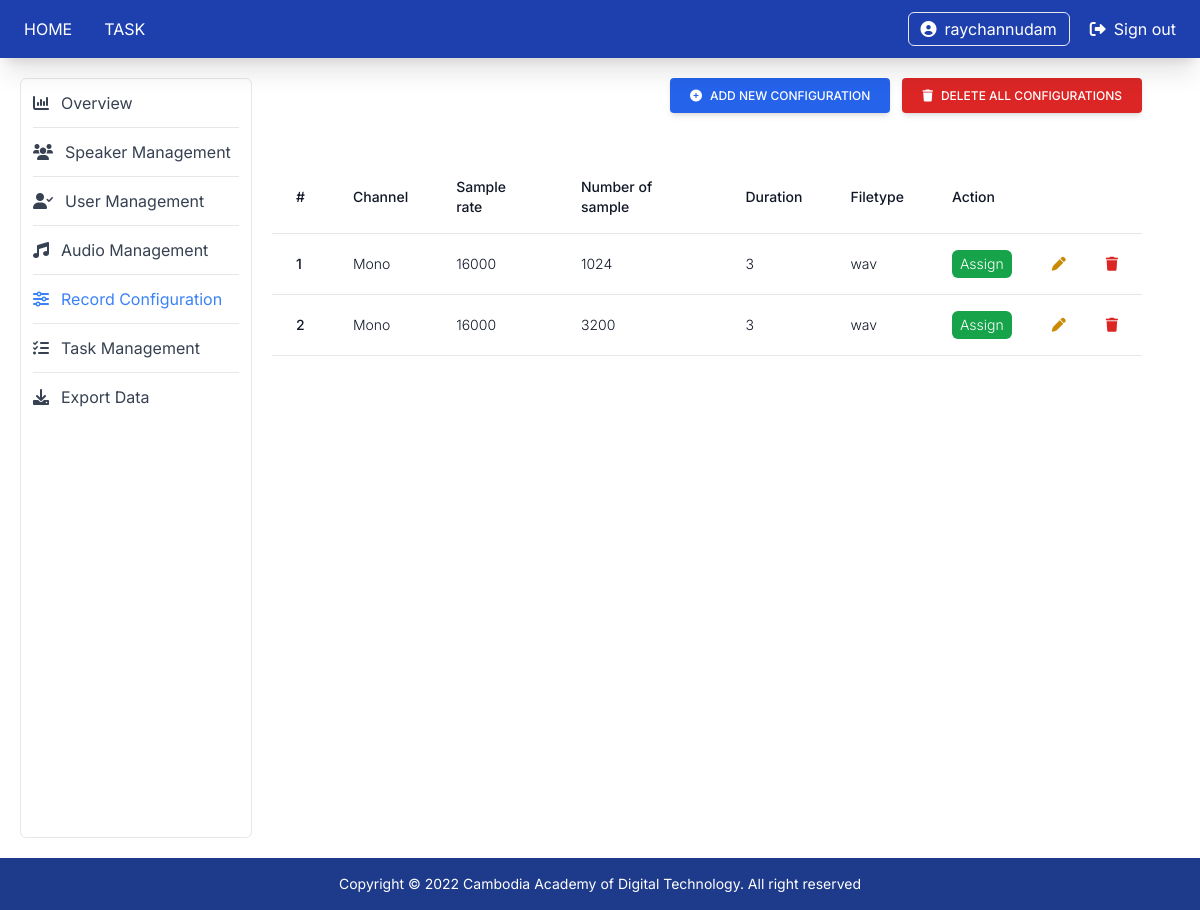
The page /dashboard/record-configuration (signed in) on the database as committed earlier.
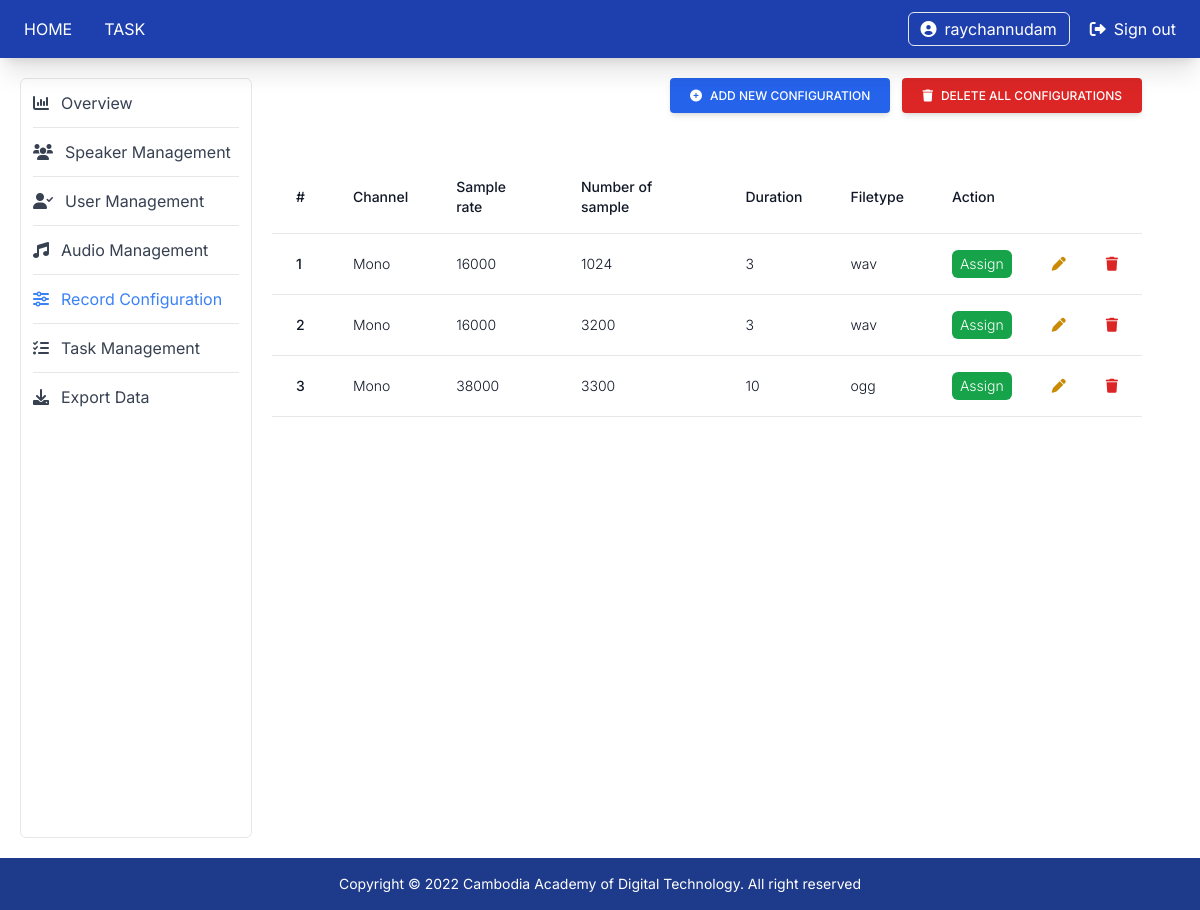
The same page on the database as committed later.
### src/models/record_config.py (models this page shows)
class RecordConfig(db.Model):
    pass
    id = db.Column(db.Integer(), primary_key=True)
    duration = db.Column(db.Integer(), nullable=True, default=3)
    number_of_sample = db.Column(db.Integer(), nullable=False, default=3200)
    channel = db.Column(db.Integer(), nullable=False, default=1)
    sample_rate = db.Column(db.Integer(), nullable=False, default = 16000)
    filetype = db.Column(db.String(), nullable=False, default = 'wav')
    created_at = db.Column(db.String(), nullable=False, default=TODAY_DATE_TIME)
    updated_at = db.Column(db.String(), nullable=False, default=TODAY_DATE_TIME)
    tasks = db.relationship('Task', backref='record_config', lazy=True)

### src/routes/dashboard_routes.py (the view, shortened to what this page needs)
@app.route('/dashboard/record-configuration', methods=['GET', 'POST'])
@login_required
@admin_required
def dashboard_record_configuration_page():
    recordConfigs = recordConfigController.get_all_record_config()
    record_config_form = RecordConfigForm()
    if request.form.get('channel') == '1':
        channel = 1
    else:
        channel = 2
    return render_template('dashboard/record_configuration.html', recordConfigs=recordConfigs, record_config_form=record_config_form)

### src/controllers/record_config_controller.py (called while the page is built)
    def get_all_record_config(self):
        record_configs = record_config.RecordConfig.query.all()
        record_config_list = []
        for recordConfig in record_configs:
            record_config_list.append(recordConfig)
        return record_config_list

### src/models/user.py (called while the page is built)
@login_manager.user_loader
def load_user(user_id):
    return User.query.get(int(user_id))

### src/routes/dashboard_routes.py (called while the page is built)
def admin_required(f):
    @functools.wraps(f)
    def wrap(*args, **kwargs):
        for user_role in current_user.roles:
            if user_role.name == "admin":
                return f(*args, **kwargs)
            else:
                flash("You need to be an admin to view this page.")
                return redirect(url_for('home_page'))
    return wrap

### src/templates/dashboard/record_configuration.html (shortened to what the changed rows need)
{% extends 'dashboard/dashboard.html' %}
{% block dashboard_content %}
<div class="flex flex-col space-y-10 items-end">
    <div class="flex flex-col self-start w-full">
        <div class="overflow-x-auto sm:-mx-6 lg:-mx-8">
            <div class="py-2 inline-block min-w-full sm:px-6 lg:px-8">
                <div class="overflow-hidden">
                    <table class="min-w-full">
                        <thead class="bg-white border-b">
                            <tr>
                                <th scope="col" class="text-sm font-medium text-gray-900 px-6 py-4 text-left">
                                    #
                                </th>
                                <th scope="col" class="text-sm font-medium text-gray-900 px-6 py-4 text-left">
                                    Channel
                                </th>
                                <th scope="col" class="text-sm font-medium text-gray-900 px-6 py-4 text-left">
                                    Sample rate
                                </th>
                                <th scope="col" class="text-sm font-medium text-gray-900 px-6 py-4 text-left">
                                    Number of sample
                                </th>
                                <th scope="col" class="text-sm font-medium text-gray-900 px-6 py-4 text-left">
                                    Duration
                                </th>
                                <th scope="col" class="text-sm font-medium text-gray-900 px-6 py-4 text-left">
                                    Filetype
                                </th>
                                <th scope="col" class="text-sm font-medium text-gray-900 px-6 py-4 text-left">
                                    Action
                                </th>
                            </tr>
                        </thead>
                        <tbody>
                            {% for recordConfig in recordConfigs %}
                            <tr class="bg-white border-b transition duration-300 ease-in-out hover:bg-gray-100">
                                <td class="px-6 py-4 whitespace-nowrap text-sm font-medium text-gray-900">
                                    {{recordConfig.id}}</td>
                                <td class="text-sm text-gray-900 font-light px-6 py-4 whitespace-nowrap">
                                    {% if recordConfig.channel == 1 %}
                                    Mono
                                    {% else %}
                                    Stereo
                                    {% endif %}
                                </td>
                                <td class="text-sm text-gray-900 font-light px-6 py-4 whitespace-nowrap">
                                    {{recordConfig.sample_rate}}
                                </td>
                                <td class="text-sm text-gray-900 font-light px-6 py-4 whitespace-nowrap">
                                    {{recordConfig.number_of_sample}}
                                </td>
                                <td class="text-sm text-gray-900 font-light px-6 py-4 whitespace-nowrap">
                                    {{recordConfig.duration}}
                                </td>
                                <td class="text-sm text-gray-900 font-light px-6 py-4 whitespace-nowrap">
                                    {{recordConfig.filetype}}
                                </td>
                                <td class="text-sm text-gray-900 font-light px-6 py-4 whitespace-nowrap">
                                    <div class="flex flex-row space-x-10 items-center">
                                        <div class="py-1 px-2 rounded-md bg-green-600 text-white text-sm">
                                            <a href="">
                                                Assign
                                            </a>
                                        </div>
                                        <div>
                                            <a type="btn" data-bs-toggle="modal"
                                                data-bs-target="#editConfig{{recordConfig.id}}" class=" cursor-pointer">
                                                <div class="text-yellow-600">
                                                    <i class="fa-solid fa-pen"></i>
                                                </div>
                                            </a>
                                        </div>
                                        <div>
                                            <a href="/dashboard/record-configuration/delete/{{recordConfig.id}}">
                                                <div class="text-red-600">
                                                    <i class="fa-solid fa-trash"></i>
                                                </div>
                                            </a>
                                        </div>
                                    </div>
                                </td>
                            </tr>
                            {% endfor %}
                        </tbody>
                    </table>
                </div>
            </div>
        </div>
    </div>
</div>
{% endblock %}

Rows that differ between the two databases and show on the page:
added RecordConfig: id "3", channel "Mono", sample_rate "38000", number_of_sample "3300", duration "10", filetype "ogg"
